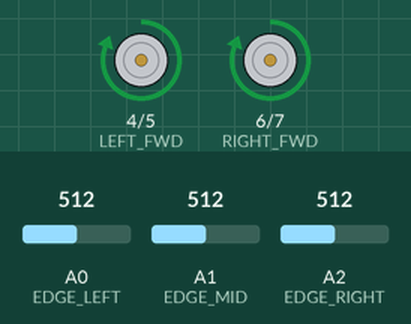
A sketch run on a simulated Arduino Uno, built with avr-gcc and run on an emulated ATmega328P. Shown: motor-driver pin pairs drawn as motors (green arrow = first pin HIGH = forward, orange = second pin HIGH = backward, longer = more drive). The inputs (shaded band) are chosen by the test bench; at power-on: A0 (EDGE_LEFT) = 512, A1 (EDGE_MID) = 512, A2 (EDGE_RIGHT) = 512.

Above: at 1.2 s.
1.3 s: A0 (EDGE_LEFT) set to 687
2.8 s: A0 (EDGE_LEFT) set to 717
At 3.21 s:
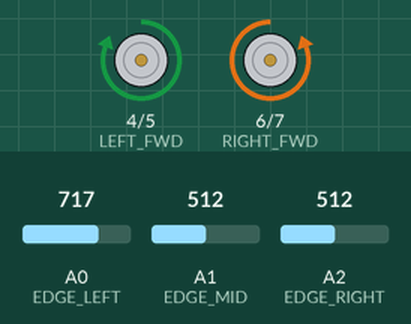
5.8 s: A0 (EDGE_LEFT) set to 511
7.3 s: A0 (EDGE_LEFT) set to 716
At 7.43 s:
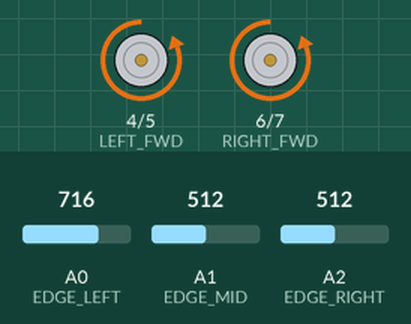
Timing chart, 0 to 11.3 s (numbered marks = the images above; inputs shaded):
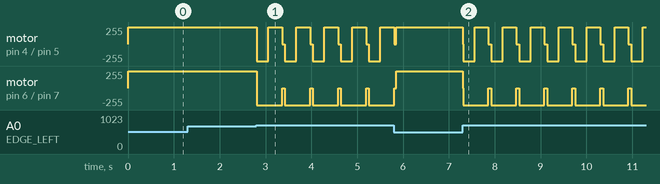

Measured:
- the behaviour switches between 700 and 701 on A0 (EDGE_LEFT) (found by bisection; images 0 and 1)
- after the input at 1.3 s, every drawn part: stays the same
- after the input at 2.8 s, motor on pin 4 (LEFT_FWD) / pin 5 (LEFT_BWD): forward 255/255 → stopped at once, then repeats every 0.61 s: backward 255/255 0.25 s, forward 255/255 0.30 s, stopped 0.06 s; motor on pin 6 (RIGHT_FWD) / pin 7 (RIGHT_BWD): alternates backward 255/255 for 0.55 s and stopped for 0.06 s, starting at once
- after the input at 7.3 s, motor on pin 4 (LEFT_FWD) / pin 5 (LEFT_BWD): forward 255/255 → stopped at once, then repeats every 0.61 s: backward 255/255 0.25 s, forward 255/255 0.30 s, stopped 0.06 s; motor on pin 6 (RIGHT_FWD) / pin 7 (RIGHT_BWD): alternates backward 255/255 for 0.55 s and stopped for 0.06 s, starting at once

The sketch:

Besturing_Test.ino
```cpp
/* Control Test (State Machine)
   Doel: simpele besturing via Bluetooth met ESP32
   - verbinding maken met telefoon / controller
   - Toon via Serial monitor de geregistreerde bewegingen
*/

#define LEFT_FWD   4
#define LEFT_BWD   5
#define RIGHT_FWD  6
#define RIGHT_BWD  7

#define EDGE_LEFT  A0
#define EDGE_MID   A1
#define EDGE_RIGHT A2

int edgeThr = 700; // kalibreren op locatie

enum State { PATROL, AVOID };
State state = PATROL;

void motorsStop(){
   digitalWrite(LEFT_FWD,LOW);
   digitalWrite(LEFT_BWD,LOW);
   digitalWrite(RIGHT_FWD,LOW);
   digitalWrite(RIGHT_BWD,LOW); }
void motorsForward(){
   digitalWrite(LEFT_FWD,HIGH);
   digitalWrite(LEFT_BWD,LOW);
   digitalWrite(RIGHT_FWD,HIGH);
   digitalWrite(RIGHT_BWD,LOW); }
void motorsBackward(){
   digitalWrite(LEFT_FWD,LOW);
   digitalWrite(LEFT_BWD,HIGH);
   digitalWrite(RIGHT_FWD,LOW);
   digitalWrite(RIGHT_BWD,HIGH); }
void motorsRight(){
   digitalWrite(LEFT_FWD,HIGH);
   digitalWrite(LEFT_BWD,LOW);
   digitalWrite(RIGHT_FWD,LOW);
   digitalWrite(RIGHT_BWD,HIGH); }

bool edgeHit() {
  // indien wit tape hoge waarde geeft: gebruik '>' vergelijking
  int L = analogRead(EDGE_LEFT);
  int M = analogRead(EDGE_MID);
  int R = analogRead(EDGE_RIGHT);
  return (L > edgeThr) || (M > edgeThr) || (R > edgeThr);
}

void setup() {
  pinMode(LEFT_FWD,OUTPUT); pinMode(LEFT_BWD,OUTPUT);
  pinMode(RIGHT_FWD,OUTPUT); pinMode(RIGHT_BWD,OUTPUT);
}

void loop() {
  switch(state) {
    case PATROL:
      motorsForward();
      if (edgeHit()) {
        motorsStop();
        state = AVOID;
      }
      delay(10); // korte wachttijd, CPU ontlasten
      break;

    case AVOID:
      // simpele ontsnapping: beetje achteruit, dan rechtsaf
      motorsBackward(); delay(250);
      motorsRight();    delay(300);
      motorsStop();     delay(50);
      state = PATROL;
      break;
  }
}
```
